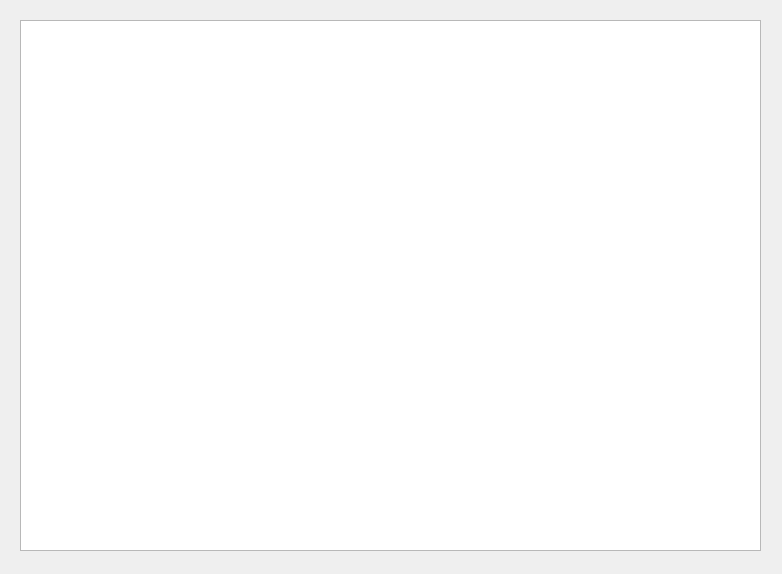
<?xml version="1.0" encoding="UTF-8"?>
<ui version="4.0">
 <class>Widget</class>
 <widget class="QWidget" name="Widget">
  <property name="geometry">
   <rect>
    <x>0</x>
    <y>0</y>
    <width>782</width>
    <height>574</height>
   </rect>
  </property>
  <property name="windowTitle">
   <string>EliteCsvParser</string>
  </property>
  <widget class="QTextEdit" name="textEdit">
   <property name="geometry">
    <rect>
     <x>20</x>
     <y>20</y>
     <width>741</width>
     <height>531</height>
    </rect>
   </property>
  </widget>
 </widget>
 <layoutdefault spacing="6" margin="11"/>
 <resources/>
 <connections/>
</ui>
